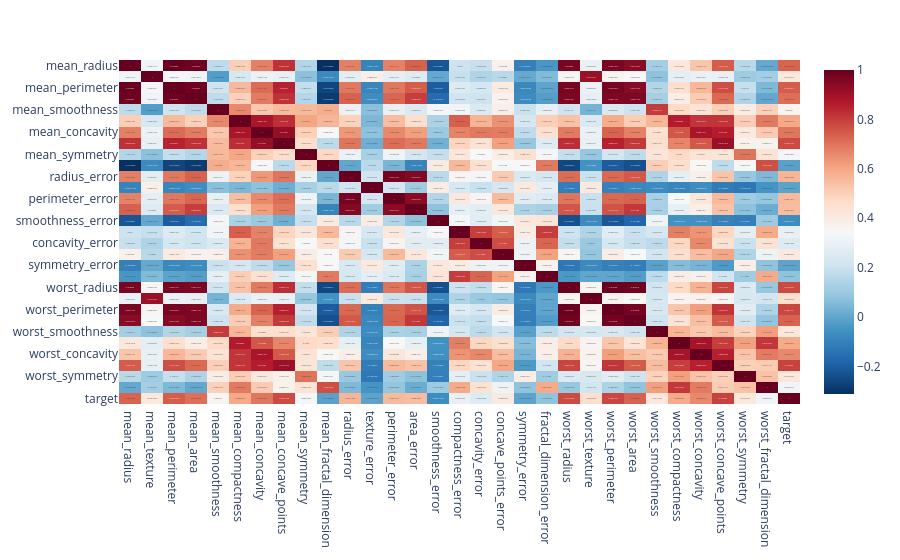

The notebook cell this image was saved under:
### Markdown cell above
As we can see from this general data (as well as boxplots that were graphed and deleted for code cleaniness), we can see that although outliers exist, they are not extreme, and the features with extreme outliers are too few to affect the general model's performance, especially in the case of neural network models. Additionally, none of these features are normal, but since we do not need normal features for our model, we do not need to apply any log transformations.

### Code cell
# correlation analysis
corr_matrix = df.corr(numeric_only=True)
fig = px.imshow(corr_matrix, text_auto=True, aspect="auto", color_continuous_scale='RdBu_r')

fig.show()

### Figure 1 — Plotly figure (JSON) as saved in the notebook; plotly's stock layout.template omitted (floating-point values rounded to 4 significant figures; data arrays with more than 128 entries replaced by an {"elided": "..."} marker saying what was removed)
{"data": [{"coloraxis": "coloraxis", "name": "0", "texttemplate": "%{z}", "x": ["mean_radius", "mean_texture", "mean_perimeter", "mean_area", "mean_smoothness", "mean_compactness", "mean_concavity", "mean_concave_points", "mean_symmetry", "mean_fractal_dimension", "radius_error", "texture_error", "perimeter_error", "area_error", "smoothness_error", "compactness_error", "concavity_error", "concave_points_error", "symmetry_error", "fractal_dimension_error", "worst_radius", "worst_texture", "worst_perimeter", "worst_area", "worst_smoothness", "worst_compactness", "worst_concavity", "worst_concave_points", "worst_symmetry", "worst_fractal_dimension", "target"], "y": ["mean_radius", "mean_texture", "mean_perimeter", "mean_area", "mean_smoothness", "mean_compactness", "mean_concavity", "mean_concave_points", "mean_symmetry", "mean_fractal_dimension", "radius_error", "texture_error", "perimeter_error", "area_error", "smoothness_error", "compactness_error", "concavity_error", "concave_points_error", "symmetry_error", "fractal_dimension_error", "worst_radius", "worst_texture", "worst_perimeter", "worst_area", "worst_smoothness", "worst_compactness", "worst_concavity", "worst_concave_points", "worst_symmetry", "worst_fractal_dimension", "target"], "z": {"elided": "31x31 float values"}, "type": "heatmap", "xaxis": "x", "yaxis": "y", "hovertemplate": "x: %{x}<br>y: %{y}<br>color: %{z}<extra></extra>"}], "layout": {"xaxis": {"anchor": "y", "domain": [0.0, 1.0]}, "yaxis": {"anchor": "x", "domain": [0.0, 1.0], "autorange": "reversed"}, "coloraxis": {"colorscale": [[0.0, "rgb(5,48,97)"], [0.1, "rgb(33,102,172)"], [0.2, "rgb(67,147,195)"], [0.3, "rgb(146,197,222)"], [0.4, "rgb(209,229,240)"], [0.5, "rgb(247,247,247)"], [0.6, "rgb(253,219,199)"], [0.7, "rgb(244,165,130)"], [0.8, "rgb(214,96,77)"], [0.9, "rgb(178,24,43)"], [1.0, "rgb(103,0,31)"]]}, "margin": {"t": 60}}}
